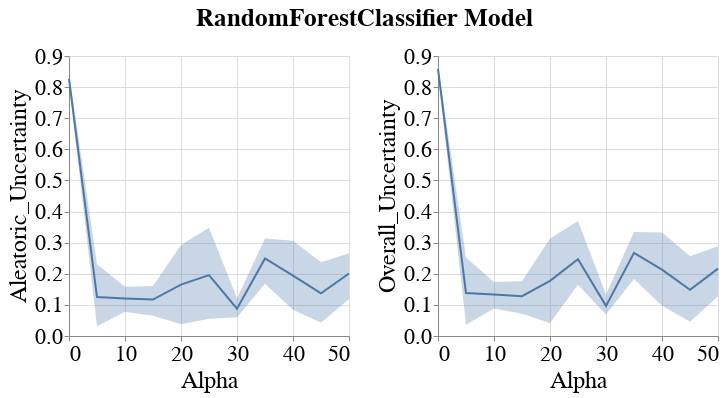

The notebook cell this image was saved under:
### Code cell
visualizer.create_subgroup_metrics_line_band_plot(model_name=MODEL_NAMES[0],
                                                  subgroup_metrics=['Aleatoric_Uncertainty', 'Overall_Uncertainty'],
                                                  subgroup='sex_dis')
